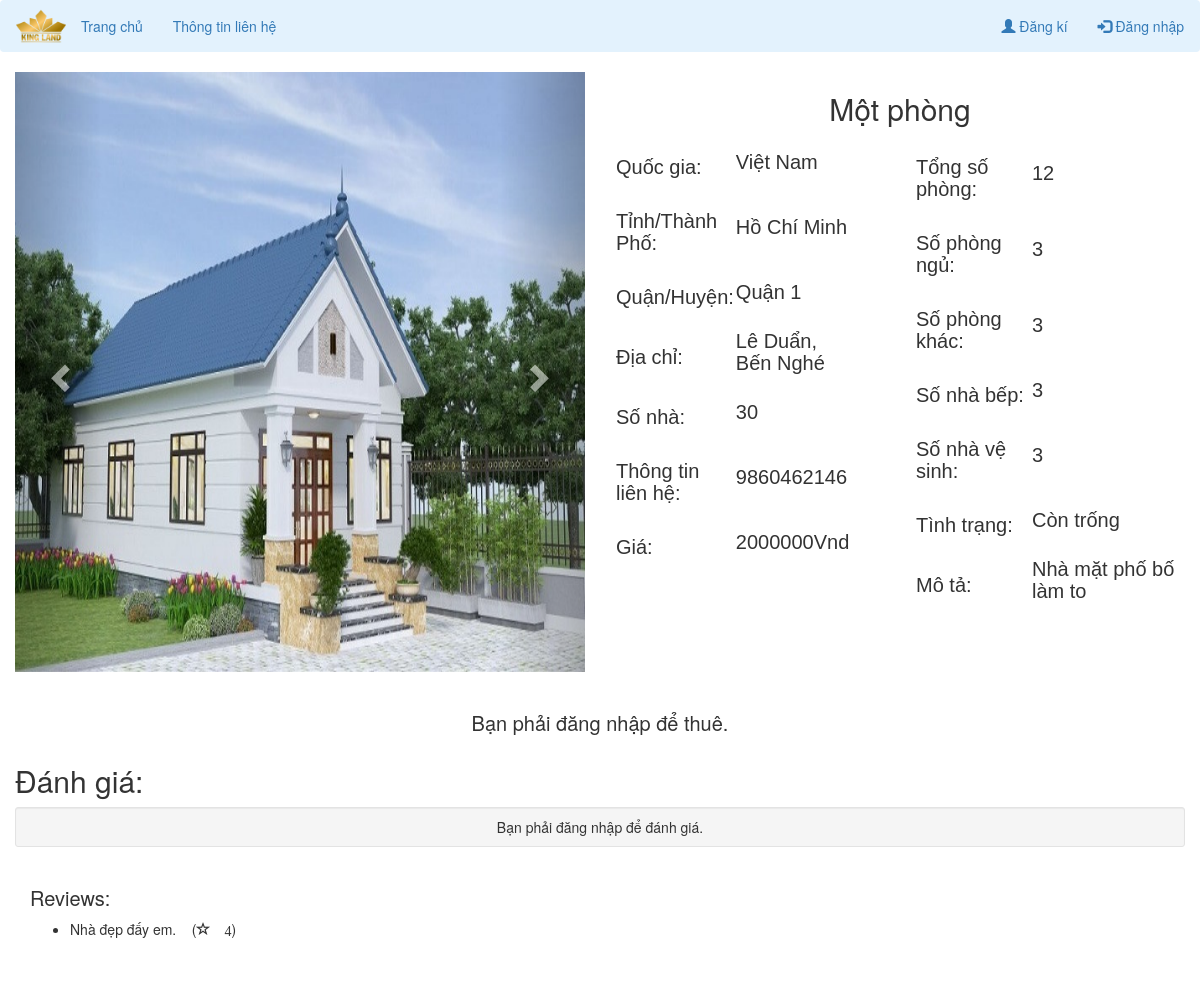
The page /view-property.php?property_id=124 on the database its author committed.
### tables this page shows
CREATE TABLE `property_photo` (
  `property_photo_id` int(12) NOT NULL,
  `p_photo` varchar(500) NOT NULL,
  `property_id` int(11) NOT NULL
);

CREATE TABLE `add_property` (
  `property_id` int(10) NOT NULL,
  `country` varchar(50) NOT NULL,
  `province` varchar(50) NOT NULL,
  `district` varchar(50) NOT NULL,
  `city` varchar(100) NOT NULL,
  `ward_no` int(10) NOT NULL,
  `contact_no` bigint(10) NOT NULL,
  `property_type` varchar(50) NOT NULL,
  `estimated_price` bigint(10) NOT NULL,
  `total_rooms` int(10) NOT NULL,
  `bedroom` int(10) NOT NULL,
  `living_room` int(10) NOT NULL,
  `kitchen` int(10) NOT NULL,
  `bathroom` int(10) NOT NULL,
  `booked` varchar(10) NOT NULL,
  `description` varchar(2000) NOT NULL,
  `latitude` decimal(9,6) NOT NULL,
  `longitude` decimal(9,6) NOT NULL,
  `owner_id` int(10) NOT NULL
);

CREATE TABLE `review` (
  `review_id` int(10) NOT NULL,
  `comment` varchar(500) NOT NULL,
  `rating` int(5) NOT NULL,
  `property_id` int(11) NOT NULL
);

### view-property.php (the view, shortened to what this page needs)
<!DOCTYPE html>
<html>
<head>
</head>
<body>
  <?php
  include('navbar.php');
  include('booking-engine.php');
  ?>
  <?php
  $property_id = $_GET['property_id'];
  $sql = "SELECT * from add_property where property_id='$property_id'";
  $query = mysqli_query($db, $sql);
  if (mysqli_num_rows($query) > 0) {
    while ($rows = mysqli_fetch_assoc($query)) {
      $sql2 = "SELECT * FROM property_photo where property_id='$property_id'";
      $query2 = mysqli_query($db, $sql2);
      $rowcount = mysqli_num_rows($query2);
  ?>
  <div class="container-fluid">
    <div class="row">
      <div class="col-sm-6">
        <div id="myCarousel" class="carousel slide" data-ride="carousel">
          <div class="carousel-inner" role="listbox">
            <?php
      for ($i = 1; $i <= $rowcount; $i++) {
        $row = mysqli_fetch_array($query2);
        $photo = $row['p_photo'];
            ?>
            <?php
        if ($i == 1) {
            ?>
            <div class="item active">
              <img class="d-block img-fluid" src="owner/<?php echo $photo ?>" alt="First slide" width="100%"
                style="max-height: 600px; min-height: 600px;">
            </div>
            <?php
        }
      }
            ?>
          </div>
          <a class="left carousel-control" href="#myCarousel" role="button" data-slide="prev">
            <span class="glyphicon glyphicon-chevron-left" aria-hidden="true"></span>
          </a>
          <a class="right carousel-control" href="#myCarousel" role="button" data-slide="next">
            <span class="glyphicon glyphicon-chevron-right" aria-hidden="true"></span>
          </a>
        </div>
      </div>
      <div class="col-sm-6">
        <div style="text-align:center;">
          <h2>
            <?php echo $rows['property_type'] ?>
          </h2>
        </div>
        <div class="row">
          <div class="col-sm-6">
            <div class="row">
              <div class="col-sm-6">
                <table>
                  <tr>
                    <td>
                      <h3>Quốc gia:</h3>
                    </td>
                    <td>
                      <h4>
                        <?php echo $rows['country']; ?>
                      </h4>
                    </td>
                  </tr>
                  <tr>
                    <td>
                      <h3>Tỉnh/Thành Phố:</h3>
                    </td>
                    <td>
                      <h4>
                        <?php echo $rows['province']; ?>
                      </h4>
                    </td>
                  </tr>
                  <tr>
                    <td>
                      <h3>Quận/Huyện:</h3>
                    </td>
                    <td>
                      <h4>
                        <?php echo $rows['district']; ?>
                      </h4>
                    </td>
                  </tr>
                  <tr>
                    <td>
                      <h3>Địa chỉ:</h3>
                    </td>
                    <td>
                      <h4>
                        <?php echo $rows['city']; ?>
                      </h4>
                    </td>
                  </tr>
                  <tr>
                    <td>
                      <h3>Số nhà:</h3>
                    </td>
                    <td>
                      <h4>
                        <?php echo $rows['ward_no']; ?>
                      </h4>
                    </td>
                  </tr>
                  <tr>
                    <td>
                      <h3>Thông tin liên hệ:</h3>
                    </td>
                    <td>
                      <h4>
                        <?php echo $rows['contact_no']; ?>
                      </h4>
                    </td>
                  </tr>
                  <tr>
                    <td>
                      <h3>Giá:</h3>
                    </td>
                    <td>
                      <h4>
                        <?php echo $rows['estimated_price']; ?>Vnd
                      </h4>
                    </td>
                  </tr>
                </table>
              </div>
            </div>
          </div>
          <div class="col-sm-6">
            <table>
              <tr>
                <td>
                  <h3>Tổng số phòng:</h3>
                </td>
                <td>
                  <h4>
                    <?php echo $rows['total_rooms']; ?>
                  </h4>
                </td>
              </tr>
              <tr>
                <td>
                  <h3>Số phòng ngủ:</h3>
                </td>
                <td>
                  <h4>
                    <?php echo $rows['bedroom']; ?>
                  </h4>
                </td>
              </tr>
              <tr>
                <td>
                  <h3>Số phòng khác:</h3>
                </td>
                <td>
                  <h4>
                    <?php echo $rows['living_room']; ?>
                  </h4>
                </td>
              </tr>
              <tr>
                <td>
                  <h3>Số nhà bếp:</h3>
                </td>
                <td>
                  <h4>
                    <?php echo $rows['kitchen']; ?>
                  </h4>
                </td>
              </tr>
              <tr>
                <td>
                  <h3>Số nhà vệ sinh:</h3>
                </td>
                <td>
                  <h4>
                    <?php echo $rows['bathroom']; ?>
                  </h4>
                </td>
              </tr>
              <tr>
                <td>
                  <h3>Tình trạng:</h3>
                </td>
                <td>
                  <h4>
                    <?php echo $rows['booked']; ?>
                  </h4>
                </td>
              </tr>
              <tr>
                <td>
                  <h3>Mô tả:</h3>
                </td>
                <td>
                  <h4>
                    <?php echo $rows['description']; ?>
                  </h4>
                </td>
              </tr>
            </table>
          </div>
        </div>
      </div>
    </div>
    <br>
    <?php
      if (isset($_SESSION["email"]) && !empty($_SESSION['email'])) {
    ?>
    <form method="POST">
      <div class="row">
        <div class="col-sm-6">
          <?php
        $booked = $rows['booked'];
        if ($booked == 'Còn trống') { ?>
          <input type="hidden" name="property_id" value="<?php echo $rows['property_id']; ?>">
          <input type="submit" class="btn btn-lg btn-primary" name="book_property" style="width: 100%" value="Đặt">
          <?php } else { ?>
          <input type="submit" class="btn btn-lg btn-primary" style="width: 100%" value="Đặt" disabled>
          <?php } ?>
        </div>
    </form>
    <form method="POST" action="chatpage.php">
      <div class="col-sm-6">
        <input type="hidden" name="owner_id" value="<?php echo $rows['owner_id']; ?>">
        <input type="submit" class="btn btn-lg btn-success" name="send_message" style="width: 100%" value="Nhắn tin">
      </div>
    </form>
    <form method="POST">
      <div class="col-sm-6">
        <?php
        $booked = $rows['booked'];
        if ($booked == 'Đã thuê') { ?>
        <input type="hidden" name="property_id" value="<?php echo $rows['property_id']; ?>">
        <input type="submit" class="btn btn-lg btn-danger" name="cancel_property" style="width: 100%" value="Hủy">
        <?php } else { ?>
        <input type="submit" class="btn btn-lg btn-danger" style="width: 100%" value="Hủy" disabled>
        <?php } ?>
      </div>
    </form>
  </div>
  <?php } else {
        echo "<center><h3>Bạn phải đăng nhập để thuê.</h3></center>";
      }
  ?>
  <?php
    }
  }
  ?>
  </div>
  <div class="container-fluid">
    <h2>Đánh giá:</h2>
    <div class="well well-sm">
      <div class="text-right">
        <?php
        if (isset($_SESSION["email"]) && !empty($_SESSION['email'])) {
        ?>
        <a class="btn btn-success btn-info" href="#reviews-anchor" style="width: 100%" id="open-review-box">Để lại đánh
          giá</a>
      </div>
      <div class="row" id="post-review-box" style="display:none;">
        <div class="col-md-12">
          <form accept-charset="UTF-8" method="POST">
            <input name="property_id" type="hidden" value="<?php echo $property_id; ?>">
            <input id="ratings-hidden" name="rating" type="hidden">
            <textarea class="form-control animated" cols="50" id="new-review" name="comment"
              placeholder="Viết đánh giá..." rows="5"></textarea>
            <div class="text-right">
              <div class="stars starrr" data-rating="0"></div>
              <a class="btn btn-danger btn-sm" href="#" id="close-review-box" style="display:none; margin-right: 10px;">
                <span class="glyphicon glyphicon-remove"></span>Hủy</a>
              <button class="btn btn-success btn-lg" type="submit" name="review">Lưu</button>
            </div>
          </form>
        </div>
      </div>
      <?php } else {
          echo "<center>Bạn phải đăng nhập để đánh giá.</center>";
        }
        ?>
    </div>
  </div>
  <?php
  $sql1 = "SELECT * from review where property_id='$property_id'";
  $query = mysqli_query($db, $sql1);
  echo '<div class="container-fluid">';
  echo '<h3>Reviews:</h3>';
  echo '</div>';
  if (mysqli_num_rows($query) > 0) {
    while ($row = mysqli_fetch_assoc($query)) {
  ?>
  <div class="container-fluid">
    <ul>
      <li>
        <?php echo $row['comment']; ?> &nbsp;&nbsp;&nbsp;(<span class="glyphicon glyphicon-star-empty"
          style="size: 50px;">
          <?php echo $row['rating']; ?>
        </span>)
      </li>
    </ul>
  </div>
  <?php
    }
  }
  ?>
  <br><br>
</body>
</html>

### view-property.php (style rules this page uses)
h3 { font-size: 20px; }
h4 { font-size: 20px; }
table { font-family: arial, sans-serif; border-collapse: collapse; width: 100%; }
td, th { text-align: left; padding: 1px; }

### rows shown on the page
add_property: property_type "Một phòng", country "Việt Nam", province "Hồ Chí Minh", district "Quận 1", city "Lê Duẩn, Bến Nghé", ward_no "30", contact_no "9860462146", estimated_price "2000000", total_rooms "12", bedroom "3", living_room "3", kitchen "3", bathroom "3", booked "Còn trống", description "Nhà mặt phố bố làm to"
property_photo: p_photo (picture)
review: comment "Nhà đẹp đấy em.", rating "4"
